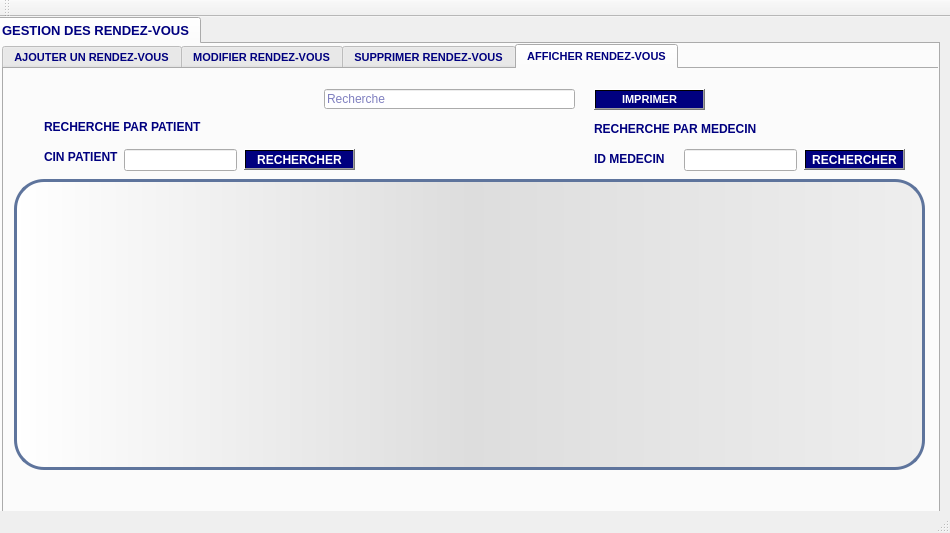
<?xml version="1.0" encoding="UTF-8"?>
<ui version="4.0">
 <class>MainWindow</class>
 <widget class="QMainWindow" name="MainWindow">
  <property name="geometry">
   <rect>
    <x>0</x>
    <y>0</y>
    <width>950</width>
    <height>533</height>
   </rect>
  </property>
  <property name="minimumSize">
   <size>
    <width>0</width>
    <height>0</height>
   </size>
  </property>
  <property name="maximumSize">
   <size>
    <width>950</width>
    <height>533</height>
   </size>
  </property>
  <property name="windowTitle">
   <string>MainWindow</string>
  </property>
  <property name="animated">
   <bool>true</bool>
  </property>
  <widget class="QWidget" name="centralWidget">
   <widget class="QTabWidget" name="tabWidget_2">
    <property name="geometry">
     <rect>
      <x>-10</x>
      <y>0</y>
      <width>950</width>
      <height>533</height>
     </rect>
    </property>
    <property name="minimumSize">
     <size>
      <width>0</width>
      <height>0</height>
     </size>
    </property>
    <property name="maximumSize">
     <size>
      <width>950</width>
      <height>533</height>
     </size>
    </property>
    <property name="font">
     <font>
      <family>MS Shell Dlg 2</family>
      <pointsize>10</pointsize>
      <weight>75</weight>
      <bold>true</bold>
     </font>
    </property>
    <property name="styleSheet">
     <string notr="true">color: rgb(0, 0, 127);</string>
    </property>
    <property name="currentIndex">
     <number>0</number>
    </property>
    <widget class="QWidget" name="tab_4">
     <property name="minimumSize">
      <size>
       <width>0</width>
       <height>0</height>
      </size>
     </property>
     <property name="maximumSize">
      <size>
       <width>950</width>
       <height>533</height>
      </size>
     </property>
     <attribute name="title">
      <string>GESTION DES RENDEZ-VOUS</string>
     </attribute>
     <widget class="QTabWidget" name="tabWidget">
      <property name="geometry">
       <rect>
        <x>10</x>
        <y>0</y>
        <width>950</width>
        <height>533</height>
       </rect>
      </property>
      <property name="minimumSize">
       <size>
        <width>0</width>
        <height>0</height>
       </size>
      </property>
      <property name="maximumSize">
       <size>
        <width>950</width>
        <height>533</height>
       </size>
      </property>
      <property name="font">
       <font>
        <family>MS Shell Dlg 2</family>
        <pointsize>8</pointsize>
        <weight>75</weight>
        <bold>true</bold>
       </font>
      </property>
      <property name="styleSheet">
       <string notr="true">color: rgb(0, 0, 127);</string>
      </property>
      <property name="currentIndex">
       <number>3</number>
      </property>
      <widget class="QWidget" name="tab_6">
       <property name="maximumSize">
        <size>
         <width>950</width>
         <height>533</height>
        </size>
       </property>
       <attribute name="title">
        <string>AJOUTER UN RENDEZ-VOUS</string>
       </attribute>
       <widget class="QLabel" name="label">
        <property name="geometry">
         <rect>
          <x>380</x>
          <y>50</y>
          <width>51</width>
          <height>51</height>
         </rect>
        </property>
        <property name="font">
         <font>
          <family>MS Shell Dlg 2</family>
          <pointsize>12</pointsize>
          <weight>75</weight>
          <bold>true</bold>
          <underline>false</underline>
         </font>
        </property>
        <property name="styleSheet">
         <string notr="true">color: rgb(0, 0, 127);</string>
        </property>
        <property name="text">
         <string>CIN</string>
        </property>
       </widget>
       <widget class="QLabel" name="label_2">
        <property name="geometry">
         <rect>
          <x>370</x>
          <y>110</y>
          <width>61</width>
          <height>31</height>
         </rect>
        </property>
        <property name="font">
         <font>
          <family>MS Shell Dlg 2</family>
          <pointsize>12</pointsize>
          <weight>75</weight>
          <bold>true</bold>
          <underline>false</underline>
         </font>
        </property>
        <property name="text">
         <string>NOM</string>
        </property>
       </widget>
       <widget class="QLabel" name="label_3">
        <property name="geometry">
         <rect>
          <x>330</x>
          <y>160</y>
          <width>101</width>
          <height>31</height>
         </rect>
        </property>
        <property name="font">
         <font>
          <family>MS Shell Dlg 2</family>
          <pointsize>12</pointsize>
          <weight>75</weight>
          <bold>true</bold>
          <underline>false</underline>
         </font>
        </property>
        <property name="text">
         <string>PRENOM</string>
        </property>
       </widget>
       <widget class="QLineEdit" name="cinline">
        <property name="geometry">
         <rect>
          <x>440</x>
          <y>60</y>
          <width>113</width>
          <height>31</height>
         </rect>
        </property>
        <property name="palette">
         <palette>
          <active>
           <colorrole role="WindowText">
            <brush brushstyle="SolidPattern">
             <color alpha="255">
              <red>0</red>
              <green>0</green>
              <blue>127</blue>
             </color>
            </brush>
           </colorrole>
           <colorrole role="Dark">
            <brush brushstyle="SolidPattern">
             <color alpha="255">
              <red>170</red>
              <green>170</green>
              <blue>255</blue>
             </color>
            </brush>
           </colorrole>
           <colorrole role="Text">
            <brush brushstyle="SolidPattern">
             <color alpha="255">
              <red>0</red>
              <green>0</green>
              <blue>127</blue>
             </color>
            </brush>
           </colorrole>
           <colorrole role="ButtonText">
            <brush brushstyle="SolidPattern">
             <color alpha="255">
              <red>0</red>
              <green>0</green>
              <blue>127</blue>
             </color>
            </brush>
           </colorrole>
          </active>
          <inactive>
           <colorrole role="WindowText">
            <brush brushstyle="SolidPattern">
             <color alpha="255">
              <red>0</red>
              <green>0</green>
              <blue>127</blue>
             </color>
            </brush>
           </colorrole>
           <colorrole role="Dark">
            <brush brushstyle="SolidPattern">
             <color alpha="255">
              <red>160</red>
              <green>160</green>
              <blue>160</blue>
             </color>
            </brush>
           </colorrole>
           <colorrole role="Text">
            <brush brushstyle="SolidPattern">
             <color alpha="255">
              <red>0</red>
              <green>0</green>
              <blue>127</blue>
             </color>
            </brush>
           </colorrole>
           <colorrole role="ButtonText">
            <brush brushstyle="SolidPattern">
             <color alpha="255">
              <red>0</red>
              <green>0</green>
              <blue>127</blue>
             </color>
            </brush>
           </colorrole>
          </inactive>
          <disabled>
           <colorrole role="WindowText">
            <brush brushstyle="SolidPattern">
             <color alpha="255">
              <red>0</red>
              <green>0</green>
              <blue>127</blue>
             </color>
            </brush>
           </colorrole>
           <colorrole role="Dark">
            <brush brushstyle="SolidPattern">
             <color alpha="255">
              <red>160</red>
              <green>160</green>
              <blue>160</blue>
             </color>
            </brush>
           </colorrole>
           <colorrole role="Text">
            <brush brushstyle="SolidPattern">
             <color alpha="255">
              <red>0</red>
              <green>0</green>
              <blue>127</blue>
             </color>
            </brush>
           </colorrole>
           <colorrole role="ButtonText">
            <brush brushstyle="SolidPattern">
             <color alpha="255">
              <red>0</red>
              <green>0</green>
              <blue>127</blue>
             </color>
            </brush>
           </colorrole>
          </disabled>
         </palette>
        </property>
        <property name="text">
         <string/>
        </property>
       </widget>
       <widget class="QLineEdit" name="nomline">
        <property name="geometry">
         <rect>
          <x>440</x>
          <y>110</y>
          <width>113</width>
          <height>31</height>
         </rect>
        </property>
       </widget>
       <widget class="QLineEdit" name="prenomline">
        <property name="geometry">
         <rect>
          <x>440</x>
          <y>160</y>
          <width>113</width>
          <height>31</height>
         </rect>
        </property>
       </widget>
       <widget class="QLabel" name="picture_ajoutrdv">
        <property name="geometry">
         <rect>
          <x>0</x>
          <y>0</y>
          <width>950</width>
          <height>533</height>
         </rect>
        </property>
        <property name="minimumSize">
         <size>
          <width>0</width>
          <height>0</height>
         </size>
        </property>
        <property name="maximumSize">
         <size>
          <width>950</width>
          <height>533</height>
         </size>
        </property>
        <property name="text">
         <string/>
        </property>
       </widget>
       <widget class="QPushButton" name="pb_ajouter">
        <property name="geometry">
         <rect>
          <x>600</x>
          <y>210</y>
          <width>91</width>
          <height>31</height>
         </rect>
        </property>
        <property name="font">
         <font>
          <family>MS Shell Dlg 2</family>
          <pointsize>10</pointsize>
          <weight>75</weight>
          <bold>true</bold>
         </font>
        </property>
        <property name="styleSheet">
         <string notr="true">background-color: qlineargradient(spread:pad, x1:0.631, y1:0.420455, x2:1, y2:0, stop:1 rgba(0, 0, 127, 255));
color: rgb(255, 255, 255);</string>
        </property>
        <property name="text">
         <string>AJOUTER</string>
        </property>
        <property name="checkable">
         <bool>false</bool>
        </property>
       </widget>
       <widget class="QLabel" name="label_5">
        <property name="geometry">
         <rect>
          <x>320</x>
          <y>310</y>
          <width>101</width>
          <height>31</height>
         </rect>
        </property>
        <property name="font">
         <font>
          <family>MS Shell Dlg 2</family>
          <pointsize>12</pointsize>
          <weight>75</weight>
          <bold>true</bold>
          <underline>false</underline>
         </font>
        </property>
        <property name="text">
         <string>MEDECIN</string>
        </property>
       </widget>
       <widget class="QLabel" name="label_25">
        <property name="geometry">
         <rect>
          <x>360</x>
          <y>210</y>
          <width>61</width>
          <height>31</height>
         </rect>
        </property>
        <property name="font">
         <font>
          <family>MS Shell Dlg 2</family>
          <pointsize>12</pointsize>
          <weight>75</weight>
          <bold>true</bold>
          <underline>false</underline>
         </font>
        </property>
        <property name="text">
         <string>DATE</string>
        </property>
       </widget>
       <widget class="QLabel" name="label_27">
        <property name="geometry">
         <rect>
          <x>350</x>
          <y>260</y>
          <width>71</width>
          <height>31</height>
         </rect>
        </property>
        <property name="font">
         <font>
          <family>MS Shell Dlg 2</family>
          <pointsize>12</pointsize>
          <weight>75</weight>
          <bold>true</bold>
          <underline>false</underline>
         </font>
        </property>
        <property name="text">
         <string>HEURE</string>
        </property>
       </widget>
       <widget class="QLabel" name="label_29">
        <property name="geometry">
         <rect>
          <x>350</x>
          <y>350</y>
          <width>71</width>
          <height>51</height>
         </rect>
        </property>
        <property name="font">
         <font>
          <family>MS Shell Dlg 2</family>
          <pointsize>12</pointsize>
          <weight>75</weight>
          <bold>true</bold>
          <underline>false</underline>
         </font>
        </property>
        <property name="text">
         <string>OBJET</string>
        </property>
       </widget>
       <widget class="QLineEdit" name="lineEdit">
        <property name="geometry">
         <rect>
          <x>440</x>
          <y>360</y>
          <width>113</width>
          <height>31</height>
         </rect>
        </property>
       </widget>
       <widget class="QLabel" name="label_16">
        <property name="geometry">
         <rect>
          <x>260</x>
          <y>10</y>
          <width>421</width>
          <height>41</height>
         </rect>
        </property>
        <property name="font">
         <font>
          <family>MS Shell Dlg 2</family>
          <pointsize>18</pointsize>
          <weight>75</weight>
          <bold>true</bold>
          <underline>true</underline>
         </font>
        </property>
        <property name="styleSheet">
         <string notr="true">color: rgb(0, 0, 127);</string>
        </property>
        <property name="text">
         <string>AJOUT D'UN RENDEZ-VOUS</string>
        </property>
       </widget>
       <widget class="QComboBox" name="comboBox">
        <property name="geometry">
         <rect>
          <x>440</x>
          <y>310</y>
          <width>111</width>
          <height>31</height>
         </rect>
        </property>
       </widget>
       <widget class="QLineEdit" name="medline">
        <property name="geometry">
         <rect>
          <x>560</x>
          <y>310</y>
          <width>113</width>
          <height>31</height>
         </rect>
        </property>
       </widget>
       <widget class="QDateEdit" name="dateEdit">
        <property name="geometry">
         <rect>
          <x>440</x>
          <y>210</y>
          <width>110</width>
          <height>31</height>
         </rect>
        </property>
       </widget>
       <widget class="QTimeEdit" name="timeEdit">
        <property name="geometry">
         <rect>
          <x>440</x>
          <y>260</y>
          <width>111</width>
          <height>31</height>
         </rect>
        </property>
       </widget>
       <widget class="QPushButton" name="pdf">
        <property name="geometry">
         <rect>
          <x>700</x>
          <y>210</y>
          <width>101</width>
          <height>31</height>
         </rect>
        </property>
        <property name="font">
         <font>
          <pointsize>10</pointsize>
          <weight>75</weight>
          <bold>true</bold>
         </font>
        </property>
        <property name="styleSheet">
         <string notr="true">background-color: qlineargradient(spread:pad, x1:0.631, y1:0.420455, x2:1, y2:0, stop:1 rgba(0, 0, 127, 255));
color: rgb(255, 255, 255);</string>
        </property>
        <property name="text">
         <string>IMPRIMER</string>
        </property>
       </widget>
       <zorder>picture_ajoutrdv</zorder>
       <zorder>label</zorder>
       <zorder>label_2</zorder>
       <zorder>label_3</zorder>
       <zorder>cinline</zorder>
       <zorder>nomline</zorder>
       <zorder>prenomline</zorder>
       <zorder>pb_ajouter</zorder>
       <zorder>label_5</zorder>
       <zorder>label_25</zorder>
       <zorder>label_27</zorder>
       <zorder>label_29</zorder>
       <zorder>lineEdit</zorder>
       <zorder>label_16</zorder>
       <zorder>comboBox</zorder>
       <zorder>medline</zorder>
       <zorder>dateEdit</zorder>
       <zorder>timeEdit</zorder>
       <zorder>pdf</zorder>
      </widget>
      <widget class="QWidget" name="tab_5">
       <attribute name="title">
        <string>MODIFIER RENDEZ-VOUS</string>
       </attribute>
       <widget class="QPushButton" name="pb_modifier">
        <property name="geometry">
         <rect>
          <x>400</x>
          <y>210</y>
          <width>121</width>
          <height>31</height>
         </rect>
        </property>
        <property name="font">
         <font>
          <pointsize>10</pointsize>
          <weight>75</weight>
          <bold>true</bold>
         </font>
        </property>
        <property name="styleSheet">
         <string notr="true">background-color: qlineargradient(spread:pad, x1:0.631, y1:0.420455, x2:1, y2:0, stop:1 rgba(0, 0, 127, 255));
color: rgb(255, 255, 255);</string>
        </property>
        <property name="text">
         <string>MODIFIER</string>
        </property>
       </widget>
       <widget class="QLineEdit" name="cinlinemod">
        <property name="geometry">
         <rect>
          <x>490</x>
          <y>80</y>
          <width>113</width>
          <height>31</height>
         </rect>
        </property>
       </widget>
       <widget class="QLabel" name="label_8">
        <property name="geometry">
         <rect>
          <x>270</x>
          <y>90</y>
          <width>171</width>
          <height>20</height>
         </rect>
        </property>
        <property name="font">
         <font>
          <family>MS Shell Dlg 2</family>
          <pointsize>12</pointsize>
          <weight>75</weight>
          <bold>true</bold>
         </font>
        </property>
        <property name="styleSheet">
         <string notr="true">color: rgb(0, 0, 127);</string>
        </property>
        <property name="text">
         <string>CIN DU PATIENT</string>
        </property>
       </widget>
       <widget class="QLabel" name="label_10">
        <property name="geometry">
         <rect>
          <x>260</x>
          <y>140</y>
          <width>181</width>
          <height>20</height>
         </rect>
        </property>
        <property name="font">
         <font>
          <pointsize>12</pointsize>
          <weight>75</weight>
          <bold>true</bold>
         </font>
        </property>
        <property name="styleSheet">
         <string notr="true">color: rgb(0, 0, 127);</string>
        </property>
        <property name="text">
         <string>NOUVELLE HEURE </string>
        </property>
       </widget>
       <widget class="QLabel" name="picture_modifrdv">
        <property name="geometry">
         <rect>
          <x>0</x>
          <y>0</y>
          <width>950</width>
          <height>533</height>
         </rect>
        </property>
        <property name="minimumSize">
         <size>
          <width>0</width>
          <height>0</height>
         </size>
        </property>
        <property name="maximumSize">
         <size>
          <width>950</width>
          <height>533</height>
         </size>
        </property>
        <property name="text">
         <string/>
        </property>
       </widget>
       <widget class="QTimeEdit" name="timeEdit_2">
        <property name="geometry">
         <rect>
          <x>490</x>
          <y>130</y>
          <width>118</width>
          <height>31</height>
         </rect>
        </property>
       </widget>
       <zorder>picture_modifrdv</zorder>
       <zorder>pb_modifier</zorder>
       <zorder>cinlinemod</zorder>
       <zorder>label_8</zorder>
       <zorder>label_10</zorder>
       <zorder>timeEdit_2</zorder>
      </widget>
      <widget class="QWidget" name="tab_3">
       <attribute name="title">
        <string>SUPPRIMER RENDEZ-VOUS</string>
       </attribute>
       <widget class="QLineEdit" name="lineEdit_id_2">
        <property name="geometry">
         <rect>
          <x>480</x>
          <y>50</y>
          <width>113</width>
          <height>31</height>
         </rect>
        </property>
       </widget>
       <widget class="QPushButton" name="pb_supprimer">
        <property name="geometry">
         <rect>
          <x>390</x>
          <y>120</y>
          <width>121</width>
          <height>31</height>
         </rect>
        </property>
        <property name="font">
         <font>
          <pointsize>10</pointsize>
          <weight>75</weight>
          <bold>true</bold>
         </font>
        </property>
        <property name="styleSheet">
         <string notr="true">background-color: qlineargradient(spread:pad, x1:0.631, y1:0.420455, x2:1, y2:0, stop:1 rgba(0, 0, 127, 255));
color: rgb(255, 255, 255);</string>
        </property>
        <property name="text">
         <string>SUPPRIMER</string>
        </property>
       </widget>
       <widget class="QLabel" name="label_9">
        <property name="geometry">
         <rect>
          <x>270</x>
          <y>60</y>
          <width>171</width>
          <height>20</height>
         </rect>
        </property>
        <property name="font">
         <font>
          <family>MS Shell Dlg 2</family>
          <pointsize>12</pointsize>
          <weight>75</weight>
          <bold>true</bold>
         </font>
        </property>
        <property name="styleSheet">
         <string notr="true">color: rgb(0, 0, 127);</string>
        </property>
        <property name="text">
         <string>CIN DU PATIENT</string>
        </property>
       </widget>
       <widget class="QLabel" name="picture_supprdv">
        <property name="geometry">
         <rect>
          <x>0</x>
          <y>0</y>
          <width>950</width>
          <height>533</height>
         </rect>
        </property>
        <property name="minimumSize">
         <size>
          <width>0</width>
          <height>0</height>
         </size>
        </property>
        <property name="maximumSize">
         <size>
          <width>950</width>
          <height>533</height>
         </size>
        </property>
        <property name="text">
         <string/>
        </property>
       </widget>
       <zorder>picture_supprdv</zorder>
       <zorder>lineEdit_id_2</zorder>
       <zorder>pb_supprimer</zorder>
       <zorder>label_9</zorder>
      </widget>
      <widget class="QWidget" name="tab_2">
       <attribute name="title">
        <string>AFFICHER RENDEZ-VOUS</string>
       </attribute>
       <widget class="QTableView" name="tabrdv">
        <property name="geometry">
         <rect>
          <x>10</x>
          <y>110</y>
          <width>911</width>
          <height>291</height>
         </rect>
        </property>
        <property name="minimumSize">
         <size>
          <width>0</width>
          <height>0</height>
         </size>
        </property>
        <property name="maximumSize">
         <size>
          <width>950</width>
          <height>533</height>
         </size>
        </property>
        <property name="styleSheet">
         <string notr="true">QTableView {border:3px solid #5E749C;text-align:top;padding:4px;border-radius:30px;background:QLinearGradient(x1: 0,y1: 0,x2: 1,y2: 0,stop: 0 #fff,stop: 1 #eee,stop: 0.5 #ddd,stop: 1 #eee);width:15px;}
QTableView::item:focus{selection-background-color:blue;}
QScrollBar:horizontal{width: 20px;background:none;}



</string>
        </property>
       </widget>
       <widget class="QLabel" name="picture_affichrdv">
        <property name="geometry">
         <rect>
          <x>0</x>
          <y>-10</y>
          <width>950</width>
          <height>533</height>
         </rect>
        </property>
        <property name="minimumSize">
         <size>
          <width>0</width>
          <height>0</height>
         </size>
        </property>
        <property name="maximumSize">
         <size>
          <width>950</width>
          <height>533</height>
         </size>
        </property>
        <property name="text">
         <string/>
        </property>
       </widget>
       <widget class="QLabel" name="label_6">
        <property name="geometry">
         <rect>
          <x>40</x>
          <y>50</y>
          <width>161</width>
          <height>16</height>
         </rect>
        </property>
        <property name="font">
         <font>
          <weight>75</weight>
          <bold>true</bold>
         </font>
        </property>
        <property name="styleSheet">
         <string notr="true">color: rgb(0, 0, 127);</string>
        </property>
        <property name="text">
         <string>RECHERCHE PAR PATIENT</string>
        </property>
       </widget>
       <widget class="QLineEdit" name="patient_recherche">
        <property name="geometry">
         <rect>
          <x>120</x>
          <y>80</y>
          <width>113</width>
          <height>22</height>
         </rect>
        </property>
       </widget>
       <widget class="QLabel" name="label_11">
        <property name="geometry">
         <rect>
          <x>40</x>
          <y>80</y>
          <width>81</width>
          <height>16</height>
         </rect>
        </property>
        <property name="font">
         <font>
          <weight>75</weight>
          <bold>true</bold>
         </font>
        </property>
        <property name="styleSheet">
         <string notr="true">color: rgb(255, 255, 255);
color: rgb(0, 0, 127);</string>
        </property>
        <property name="text">
         <string>CIN PATIENT</string>
        </property>
       </widget>
       <widget class="QPushButton" name="recherche_patient">
        <property name="geometry">
         <rect>
          <x>240</x>
          <y>80</y>
          <width>111</width>
          <height>21</height>
         </rect>
        </property>
        <property name="font">
         <font>
          <weight>75</weight>
          <bold>true</bold>
         </font>
        </property>
        <property name="styleSheet">
         <string notr="true">background-color: qlineargradient(spread:pad, x1:0.631, y1:0.420455, x2:1, y2:0, stop:1 rgba(0, 0, 127, 255));
color: rgb(255, 255, 255);
</string>
        </property>
        <property name="text">
         <string>RECHERCHER</string>
        </property>
       </widget>
       <widget class="QLabel" name="label_7">
        <property name="geometry">
         <rect>
          <x>590</x>
          <y>50</y>
          <width>171</width>
          <height>20</height>
         </rect>
        </property>
        <property name="font">
         <font>
          <weight>75</weight>
          <bold>true</bold>
         </font>
        </property>
        <property name="styleSheet">
         <string notr="true">color: rgb(255, 255, 255);
color: rgb(0, 0, 127);</string>
        </property>
        <property name="text">
         <string>RECHERCHE PAR MEDECIN</string>
        </property>
       </widget>
       <widget class="QLabel" name="label_12">
        <property name="geometry">
         <rect>
          <x>590</x>
          <y>80</y>
          <width>81</width>
          <height>20</height>
         </rect>
        </property>
        <property name="font">
         <font>
          <family>MS Shell Dlg 2</family>
          <weight>75</weight>
          <bold>true</bold>
         </font>
        </property>
        <property name="styleSheet">
         <string notr="true">color: rgb(255, 255, 255);
color: rgb(0, 0, 127);</string>
        </property>
        <property name="text">
         <string>ID MEDECIN</string>
        </property>
       </widget>
       <widget class="QLineEdit" name="medecin_recherche">
        <property name="geometry">
         <rect>
          <x>680</x>
          <y>80</y>
          <width>113</width>
          <height>22</height>
         </rect>
        </property>
       </widget>
       <widget class="QPushButton" name="rechercher_medecin">
        <property name="geometry">
         <rect>
          <x>800</x>
          <y>80</y>
          <width>101</width>
          <height>21</height>
         </rect>
        </property>
        <property name="font">
         <font>
          <weight>75</weight>
          <bold>true</bold>
         </font>
        </property>
        <property name="styleSheet">
         <string notr="true">background-color: qlineargradient(spread:pad, x1:0.631, y1:0.420455, x2:1, y2:0, stop:1 rgba(0, 0, 127, 255));
color: rgb(255, 255, 255);</string>
        </property>
        <property name="text">
         <string>RECHERCHER</string>
        </property>
       </widget>
       <widget class="QLineEdit" name="lineEdit_id_6">
        <property name="geometry">
         <rect>
          <x>320</x>
          <y>20</y>
          <width>251</width>
          <height>20</height>
         </rect>
        </property>
        <property name="styleSheet">
         <string notr="true">color: rgb(0, 0, 127);
</string>
        </property>
        <property name="text">
         <string/>
        </property>
        <property name="placeholderText">
         <string>Recherche</string>
        </property>
       </widget>
       <widget class="QPushButton" name="pdf2">
        <property name="geometry">
         <rect>
          <x>590</x>
          <y>20</y>
          <width>111</width>
          <height>21</height>
         </rect>
        </property>
        <property name="font">
         <font>
          <pointsize>8</pointsize>
          <weight>75</weight>
          <bold>true</bold>
         </font>
        </property>
        <property name="styleSheet">
         <string notr="true">background-color: qlineargradient(spread:pad, x1:0.631, y1:0.420455, x2:1, y2:0, stop:1 rgba(0, 0, 127, 255));
color: rgb(255, 255, 255);</string>
        </property>
        <property name="text">
         <string>IMPRIMER</string>
        </property>
       </widget>
       <zorder>picture_affichrdv</zorder>
       <zorder>tabrdv</zorder>
       <zorder>label_6</zorder>
       <zorder>patient_recherche</zorder>
       <zorder>label_11</zorder>
       <zorder>recherche_patient</zorder>
       <zorder>label_7</zorder>
       <zorder>label_12</zorder>
       <zorder>medecin_recherche</zorder>
       <zorder>rechercher_medecin</zorder>
       <zorder>lineEdit_id_6</zorder>
       <zorder>pdf2</zorder>
      </widget>
     </widget>
    </widget>
   </widget>
  </widget>
  <widget class="QMenuBar" name="menuBar">
   <property name="geometry">
    <rect>
     <x>0</x>
     <y>0</y>
     <width>950</width>
     <height>26</height>
    </rect>
   </property>
  </widget>
  <widget class="QToolBar" name="mainToolBar">
   <attribute name="toolBarArea">
    <enum>TopToolBarArea</enum>
   </attribute>
   <attribute name="toolBarBreak">
    <bool>false</bool>
   </attribute>
  </widget>
  <widget class="QStatusBar" name="statusBar"/>
 </widget>
 <layoutdefault spacing="6" margin="11"/>
 <resources/>
 <connections/>
</ui>
